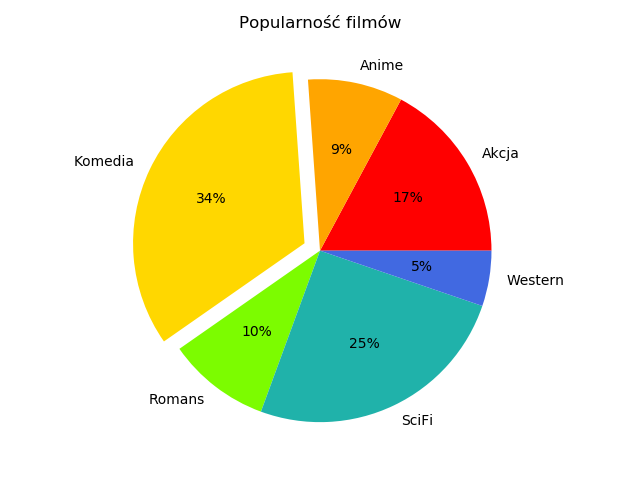

Python code for this plot:
import matplotlib.pyplot as plt
import pandas as pd

dane= pd.read_csv("filmy.csv", index_col=0)
plt.title("Popularność filmów")
ex=(0,0,0.1,0,0,0)
plt.pie(dane["Popularność"], explode=ex, labels=dane.index, autopct="%1.f%%", colors=['red', 'orange', 'gold', 'lawngreen', 'lightseagreen', 'royalblue'])
plt.savefig("wykres4.png")
plt.show()
